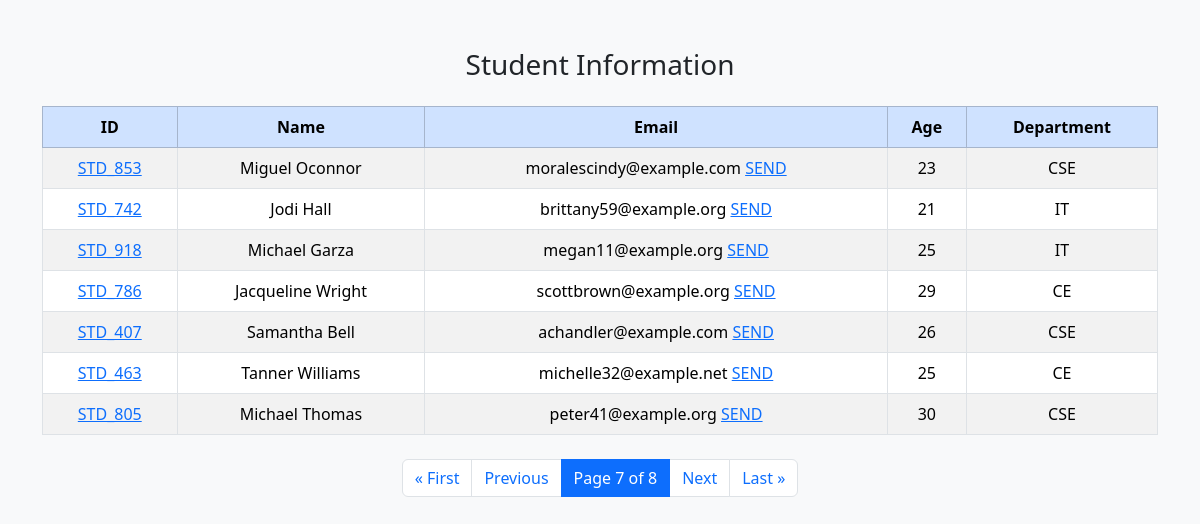
Screenshot of /?page=7 with the database file from the repository.
### myapp/models.py (models this page shows)
class Student(models.Model):
    dept = models.ForeignKey(Dept,on_delete=models.CASCADE)
    student_id = models.OneToOneField(StudentId,on_delete=models.CASCADE)
    name  = models.CharField(max_length=20)
    email = models.CharField(max_length=50)
    age = models.IntegerField()

class StudentId(models.Model):
    st_id = models.CharField(max_length=10)

class Dept(models.Model):
    name = models.CharField(max_length=20)

### myapp/views.py (the view)
# urls.py: path("",index,name="index"),
def index(request):
    students = Student.objects.all()
    paginator = Paginator(students, 7)
    page_number = request.GET.get("page")
    page_obj = paginator.get_page(page_number)
    return render(request,"index.html",{"students":page_obj})

### myapp/templates/index.html (shortened to what this page needs)
<!DOCTYPE html>
<html lang="en">
<head>
    <link href="https://cdn.jsdelivr.net/npm/bootstrap@5.3.3/dist/css/bootstrap.min.css" rel="stylesheet">
</head>
<body class="bg-light">
    <div class="container mt-5">
        <h3 class="text-center mb-4">Student Information</h3>
        <div class="table-responsive">
            <table class="table table-bordered table-striped table-hover text-center">
                <thead class="table-primary">
                    <tr>
                        <th>ID</th>
                        <th>Name</th>
                        <th>Email</th>
                        <th>Age</th>
                        <th>Department</th>
                    </tr>
                </thead>
                <tbody>
                    {%for student in students%}
                    <tr>
                        <td>
                            <a href="{%url 'reportcard'%}?stid={{student.id}}&action=card">
                                {{student.student_id.st_id}}
                            </a>
                        </td>
                        <td>{{student.name}}</td>
                        <td>{{student.email}} <a href="{%url 'reportcard'%}?stid={{student.id}}&action=send">
                                SEND
                            </a></a></td>
                        <td>{{student.age}}</td>
                        <td>{{student.dept.name}}</td>
                    </tr>
                    {%endfor%}
                </tbody>
            </table>
            <div class="d-flex justify-content-center mt-4">
                <nav>
                    <ul class="pagination">
                        {% if students.has_previous %}
                        <li class="page-item">
                            <a class="page-link" href="?page=1">« First</a>
                        </li>
                        <li class="page-item">
                            <a class="page-link" href="?page={{ students.previous_page_number }}">Previous</a>
                        </li>
                        {% endif %}
                        <li class="page-item active">
                            <a class="page-link">
                                Page {{ students.number }} of {{ students.paginator.num_pages }}
                            </a>
                        </li>
                        {% if students.has_next %}
                        <li class="page-item">
                            <a class="page-link" href="?page={{ students.next_page_number }}">Next</a>
                        </li>
                        <li class="page-item">
                            <a class="page-link" href="?page={{ students.paginator.num_pages }}">Last »</a>
                        </li>
                        {% endif %}
                    </ul>
                </nav>
            </div>
        </div>
    </div>
</body>
</html>

### rows the page displays
Student: student_id.st_id "STD_853", name "Miguel Oconnor", email "moralescindy@example.com", age "23", dept.name "CSE"
Student: student_id.st_id "STD_742", name "Jodi Hall", email "brittany59@example.org", age "21", dept.name "IT"
Student: student_id.st_id "STD_918", name "Michael Garza", email "megan11@example.org", age "25", dept.name "IT"
Student: student_id.st_id "STD_786", name "Jacqueline Wright", email "scottbrown@example.org", age "29", dept.name "CE"
Student: student_id.st_id "STD_407", name "Samantha Bell", email "achandler@example.com", age "26", dept.name "CSE"
Student: student_id.st_id "STD_463", name "Tanner Williams", email "michelle32@example.net", age "25", dept.name "CE"
Student: student_id.st_id "STD_805", name "Michael Thomas", email "peter41@example.org", age "30", dept.name "CSE"

### other values shown
{{ students.number }} "7"
{{ students.paginator.num_pages }} "8"
